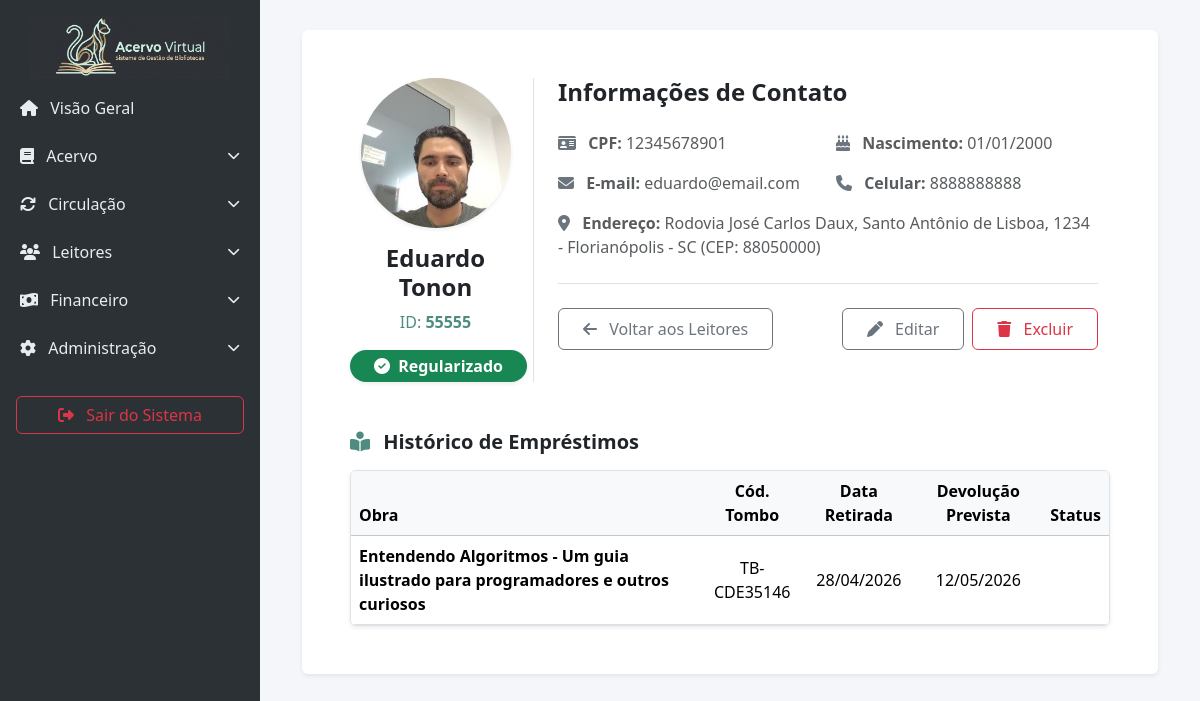
Before: /leitores/historico/5/ (signed in) with the older database file.
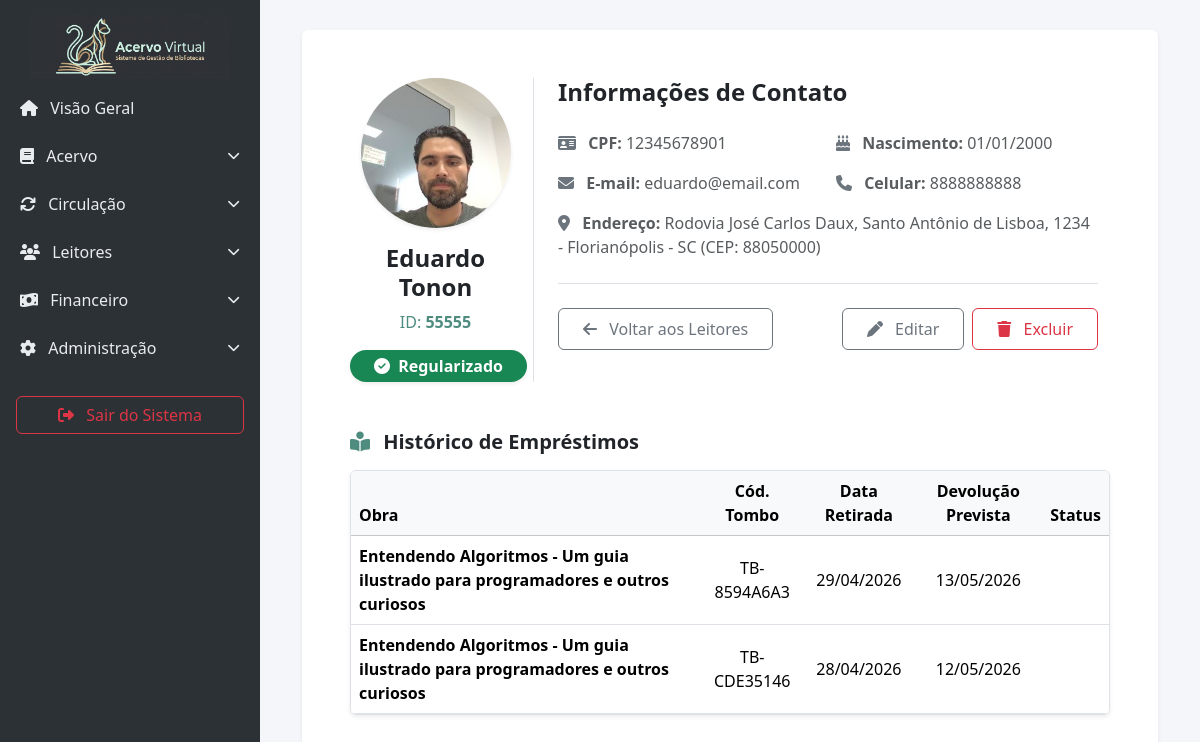
After: the same page with the newer database file.
### biblioteca_app/models.py (models this page shows, shortened)
class Leitor(models.Model):
    id_leitor = models.CharField(max_length=50, unique=True, null=True, blank=True, help_text="ID Único ou Matrícula")
    nome = models.CharField(max_length=200)
    data_nascimento = models.DateField()
    celular = models.CharField(max_length=15, unique=True)
    cpf = models.CharField(max_length=14, unique=True)
    email = models.EmailField(unique=True)
    cep = models.CharField(max_length=9)
    endereco = models.CharField(max_length=255)
    complemento = models.CharField(max_length=100, blank=True, null=True)
    cidade = models.CharField(max_length=100)
    RECEBIMENTO_ALERTAS_CHOICES = [
        ('email', 'Email'),
        ('celular', 'Celular'),
    ]
    recebimento_alertas = models.CharField(max_length=10, choices=RECEBIMENTO_ALERTAS_CHOICES, default='email')
    ativo = models.BooleanField(default=True, help_text="Desmarque para bloquear temporariamente o leitor")
    foto = models.ImageField(upload_to='fotos_leitores/', null=True, blank=True)
    @property
    def possui_multa(self):
        hoje = timezone.now().date()
        return Emprestimo.objects.filter(leitor=self, data_devolucao__lt=hoje, devolucao__isnull=True).exists()

class Emprestimo(models.Model):
    leitor = models.ForeignKey(Leitor, on_delete=models.CASCADE)
    exemplar = models.ForeignKey(Exemplar, on_delete=models.CASCADE)
    data_emprestimo = models.DateField(default=timezone.now)
    data_devolucao = models.DateField()
    cadastrado_por = models.ForeignKey(User, on_delete=models.SET_NULL, null=True, blank=True, related_name='emprestimos_realizados')

class Exemplar(models.Model):
    STATUS_CHOICES = [
        ('disponivel', 'Disponível'),
        ('emprestado', 'Emprestado'),
        ('manutencao', 'Em Manutenção'),
        ('perdido', 'Perdido'),
    ]
    livro = models.ForeignKey(Livro, on_delete=models.CASCADE, related_name='exemplares')
    codigo_tombo = models.CharField(max_length=50, unique=True, help_text="Código identificador único do exemplar físico")
    estado_conservacao = models.CharField(max_length=100, default='Bom')
    status = models.CharField(max_length=20, choices=STATUS_CHOICES, default='disponivel')

class Livro(models.Model):
    titulo = models.CharField(max_length=200)
    autor = models.ForeignKey(Autor, on_delete=models.PROTECT, related_name="livros")
    edicao = models.CharField(max_length=100)
    editora = models.ForeignKey(Editora, on_delete=models.PROTECT, related_name="livros", null=True, blank=True)
    idioma = models.CharField(max_length=50, default="Português")
    data_publicacao = models.DateField(blank=True, null=True)
    numero_paginas = models.IntegerField()
    genero = models.ForeignKey(Genero, on_delete=models.PROTECT, related_name="livros")
    classificacao = models.IntegerField()
    sinopse = models.TextField()
    capa = models.ImageField(upload_to='capas/', blank=True, null=True)
    localizacao = models.CharField(max_length=100, blank=True, null=True, help_text="Ex: Estante A, Prateleira 2")

### biblioteca_app/views.py (the view)
# urls.py: path('leitores/historico/<int:leitor_id>/', views.historico_leitor, name='historico_leitor'),
@login_required(login_url='login_view')
def historico_leitor(request, leitor_id):
    leitor = get_object_or_404(Leitor, pk=leitor_id)
    emprestimos = Emprestimo.objects.filter(leitor=leitor).order_by('-data_emprestimo')
    context = {
        'leitor': leitor,
        'emprestimos': emprestimos
    }
    return render(request, 'historico_leitor.html', context)

### biblioteca_app/templates/historico_leitor.html (shortened to what this page needs)
{% extends 'base.html' %}
{% block content %}
<div class="container-fluid">
    <div class="card border-0 shadow-sm leitor-item"
         data-leitor-id="{{ leitor.id }}"
         data-id-leitor="{{ leitor.id_leitor|default:'' }}"
         data-nome="{{ leitor.nome }}"
         data-celular="{{ leitor.celular }}"
         data-email="{{ leitor.email }}"
         data-cep="{{ leitor.cep }}"
         data-endereco="{{ leitor.endereco }}"
         data-complemento="{{ leitor.complemento|default:'' }}"
         data-cidade="{{ leitor.cidade }}">
        <div class="card-body p-5">
            <div class="row">
                <div class="col-md-3 text-center border-end">
                    {% if leitor.foto %}
                        <img src="{{ leitor.foto.url }}" class="rounded-circle shadow-sm mx-auto mb-3" style="height: 150px; width: 150px; object-fit: cover;" alt="Foto de {{ leitor.nome }}">
                    {% else %}
                        <div class="bg-light rounded-circle d-flex align-items-center justify-content-center shadow-sm mx-auto mb-3" style="height: 150px; width: 150px;">
                            <i class="fa-solid fa-user fa-4x text-primary"></i>
                        </div>
                    {% endif %}
                    <h4 class="fw-bold text-dark">{{ leitor.nome }}</h4>
                    <p class="text-primary mb-2">ID: <strong>{{ leitor.id_leitor|default:"N/A" }}</strong></p>
                    <div class="mt-3">
                        {% if leitor.possui_multa %}
                        <span class="badge bg-danger px-4 py-2 fs-6 shadow-sm rounded-pill"><i class="fa-solid fa-triangle-exclamation me-1"></i> Com Pendências</span>
                        {% else %}
                        <span class="badge bg-success px-4 py-2 fs-6 shadow-sm rounded-pill"><i class="fa-solid fa-check-circle me-1"></i> Regularizado</span>
                        {% endif %}
                    </div>
                </div>
                <div class="col-md-9 px-md-4">
                    <h4 class="fw-bold mb-4">Informações de Contato</h4>
                    <div class="row mb-4 fs-6 text-muted g-3">
                        <div class="col-md-6"><i class="fa-solid fa-id-card me-2 text-secondary"></i> <strong>CPF:</strong> {{ leitor.cpf }}</div>
                        <div class="col-md-6"><i class="fa-solid fa-cake-candles me-2 text-secondary"></i> <strong>Nascimento:</strong> {{ leitor.data_nascimento|date:"d/m/Y" }}</div>
                        <div class="col-md-6"><i class="fa-solid fa-envelope me-2 text-secondary"></i> <strong>E-mail:</strong> {{ leitor.email }}</div>
                        <div class="col-md-6"><i class="fa-solid fa-phone me-2 text-secondary"></i> <strong>Celular:</strong> {{ leitor.celular }}</div>
                        <div class="col-12"><i class="fa-solid fa-location-dot me-2 text-secondary"></i> <strong>Endereço:</strong> {{ leitor.endereco }}, {{ leitor.complemento|default:"" }} - {{ leitor.cidade }} (CEP: {{ leitor.cep }})</div>
                    </div>
                    <div class="mt-4 border-top pt-4 d-flex flex-wrap justify-content-between gap-3">
                        <a href="{% url 'leitores' %}" class="btn btn-outline-secondary fs-6 px-4 py-2"><i class="fa-solid fa-arrow-left me-2"></i> Voltar aos Leitores</a>
                        {% if request.session.funcao == 'administrador' or request.user.is_superuser %}
                        <div class="d-flex gap-2 flex-wrap">
                            <button type="button" class="btn btn-outline-secondary fs-6 px-4 py-2 btn-editar"><i class="fa-solid fa-pen me-2"></i> Editar</button>
                            <form method="POST" action="{% url 'excluir_leitor' leitor.id %}" class="mb-0">
                                <button type="submit" class="btn btn-outline-danger fs-6 px-4 py-2 btn-excluir"><i class="fa-solid fa-trash me-2"></i> Excluir</button>
                            </form>
                        </div>
                        {% endif %}
                    </div>
                </div>
            </div>
            <div class="mt-5">
                <h5 class="fw-bold mb-3"><i class="fa-solid fa-book-open-reader me-2 text-primary"></i> Histórico de Empréstimos</h5>
                <div class="table-responsive border rounded shadow-sm">
                    <table class="table table-hover align-middle mb-0 text-center">
                        <thead class="table-light">
                            <tr>
                                <th class="text-start">Obra</th>
                                <th>Cód. Tombo</th>
                                <th>Data Retirada</th>
                                <th>Devolução Prevista</th>
                                <th>Status</th>
                            </tr>
                        </thead>
                        <tbody>
                            {% for emp in emprestimos %}
                            <tr>
                                <td class="text-start"><strong>{{ emp.exemplar.livro.titulo }}</strong></td>
                                <td>{{ emp.exemplar.codigo_tombo }}</td>
                                <td>{{ emp.data_emprestimo|date:"d/m/Y" }}</td>
                                <td>{{ emp.data_devolucao|date:"d/m/Y" }}</td>
                                <td><span class="badge bg-{{ emp.status_color }} px-3 py-2">{{ emp.status_display }}</span></td>
                            </tr>
                            {% empty %}
                            <tr><td colspan="5" class="text-muted py-4">Nenhum empréstimo registrado para este leitor.</td></tr>
                            {% endfor %}
                        </tbody>
                    </table>
                </div>
            </div>
        </div>
    </div>
</div>
{% endblock %}

### biblioteca_app/templates/base.html (shortened to what this page needs)
{% load static %}
<!DOCTYPE html>
<html lang="pt-BR">
<head>
    <link href="https://cdn.jsdelivr.net/npm/bootstrap@5.3.2/dist/css/bootstrap.min.css" rel="stylesheet">
    <link rel="stylesheet" href="https://cdnjs.cloudflare.com/ajax/libs/font-awesome/6.4.2/css/all.min.css">
</head>
<body>
    <div class="sidebar" id="sidebar">
        <div class="sidebar-brand">
            <img src="{% static 'img/logo-gato.png' %}" alt="Acervo Virtual" class="logo-gato">
        </div>
        <a href="{% url 'home' %}" class="{% if request.resolver_match.url_name == 'home' %}active{% endif %}">
            <i class="fa-solid fa-house me-2"></i> Visão Geral
        </a>
        <div id="sidebarAccordion">
            <div class="has-submenu">
                <a href="#collapseAcervo" data-bs-toggle="collapse" aria-expanded="false" class="d-flex justify-content-between align-items-center">
                    <span><i class="fa-solid fa-book me-2"></i> Acervo</span>
                    <i class="fa-solid fa-chevron-down submenu-icon" style="font-size: 0.8rem;"></i>
                </a>
            </div>
            <div class="has-submenu">
                <a href="#collapseCirculacao" data-bs-toggle="collapse" aria-expanded="false" class="d-flex justify-content-between align-items-center">
                    <span><i class="fa-solid fa-arrows-rotate me-2"></i> Circulação</span>
                    <i class="fa-solid fa-chevron-down submenu-icon" style="font-size: 0.8rem;"></i>
                </a>
            </div>
            <div class="has-submenu">
                <a href="#collapseLeitores" data-bs-toggle="collapse" aria-expanded="false" class="d-flex justify-content-between align-items-center">
                    <span><i class="fa-solid fa-users me-2"></i> Leitores</span>
                    <i class="fa-solid fa-chevron-down submenu-icon" style="font-size: 0.8rem;"></i>
                </a>
            </div>
            <div class="has-submenu">
                <a href="#collapseFinanceiro" data-bs-toggle="collapse" aria-expanded="false" class="d-flex justify-content-between align-items-center">
                    <span><i class="fa-solid fa-money-bill-wave me-2"></i> Financeiro</span>
                    <i class="fa-solid fa-chevron-down submenu-icon" style="font-size: 0.8rem;"></i>
                </a>
            </div>
            {% if request.session.funcao == 'administrador' or request.user.is_superuser %}
            <div class="has-submenu">
                <a href="#collapseAdmin" data-bs-toggle="collapse" aria-expanded="false" class="d-flex justify-content-between align-items-center">
                    <span><i class="fa-solid fa-gear me-2"></i> Administração</span>
                    <i class="fa-solid fa-chevron-down submenu-icon" style="font-size: 0.8rem;"></i>
                </a>
            </div>
            {% endif %}
        </div>
        <form action="{% url 'logout' %}" method="post" class="mt-4 px-3">
            <button type="submit" class="btn btn-outline-danger w-100"><i class="fa-solid fa-right-from-bracket me-2"></i> Sair do Sistema</button>
        </form>
    </div>
    <div class="main-content">
        {% block content %}
        {% endblock %}
    </div>
</body>
</html>

### biblioteca_app/templates/base.html (style rules this page uses)
body { background-color: #f4f6f9; font-family: 'Segoe UI', Tahoma, Geneva, Verdana, sans-serif; }
:root { --theme-dark: #2c3136; --theme-primary: #9ed5cb; --theme-secondary: #cca77b; --theme-light: #f8f9fa; }
.text-primary { color: #4e8c80 !important; }
.sidebar { height: 100vh; width: 260px; position: fixed; top: 0; left: 0; background-color: var(--theme-dark); color: var(--theme-light); z-index: 1000; overflow-y: auto; transition: 0.3s; }
.sidebar-brand { text-align: center; padding-top: 15px; margin-bottom: 5px; }
.logo-gato { max-width: 200px; height: auto; display: block; margin: 0 auto; }
.sidebar a { color: #e9ecef; text-decoration: none; padding: 12px 20px; display: block; transition: 0.2s; }
.submenu-icon { transition: transform 0.3s ease; }
.main-content { margin-left: 260px; padding: 30px; min-height: 100vh; }

Changed rows visible on the page:
added Emprestimo: exemplar.livro.titulo "Entendendo Algoritmos - Um guia ilustrado para programadores e outros curiosos", exemplar.codigo_tombo "TB-8594A6A3", data_emprestimo "29/04/2026", data_devolucao "13/05/2026"
